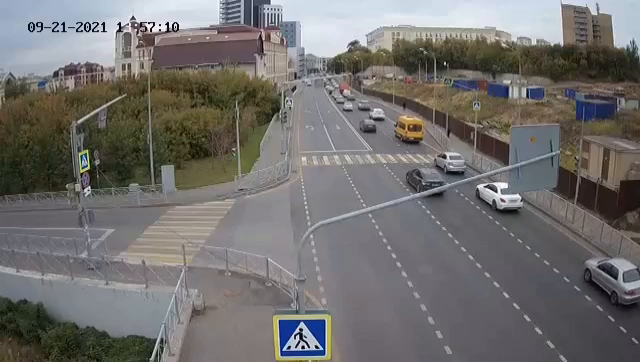
#> input picture frame 6 of example_3_1.mp4, 640 x 362 px
$ python main.py
#> lines starting #> are read from the running program, lines starting #| are printed output that depends on the picture; after the words box and inside, x2 and y2 are one past the last pixel; in counts of white or black regions, pixels touching at a corner belong together
#> further down, last_image is the input picture: shape (362, 640, 3); mean B, G, R 110.1, 111.5, 113.5
#> (reads dump.json from the repository)
### detectors/default.py
"""
 Дефолтный детектор контуров машин, основан на методах цифровой обработки изображений
"""
import cv2
import numpy as np


def default_detector(input, per_frame_function, frame_detection_interval=1):
#> called with frame_detection_interval = 2
    success, last_image = input.read()
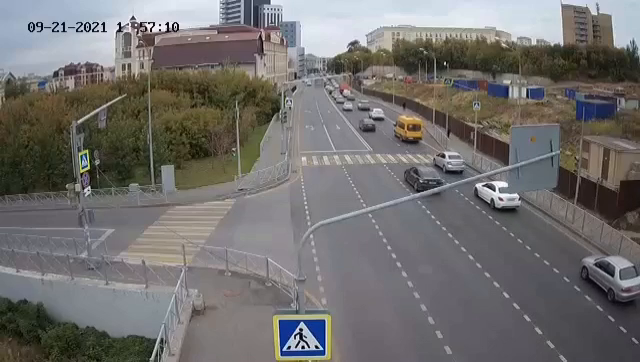
#> input picture frame 7 of example_3_1.mp4, 640 x 362 px
#> last_image is the input picture: shape (362, 640, 3); mean B, G, R 110.1, 111.5, 113.5
    success, current_image = input.read()
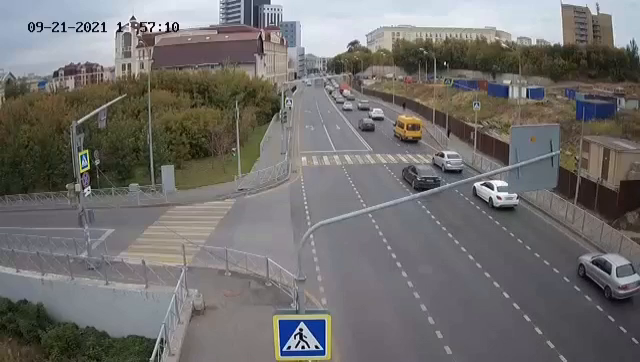
#> input picture frame 8 of example_3_1.mp4, 640 x 362 px
#> current_image is the input picture: shape (362, 640, 3); mean B, G, R 110, 111.4, 113.4
    frame_num = 0
    while success:
        if frame_num % frame_detection_interval != 0:
            # per_frame_function(frame_num, [], current_image)
            continue

        # Переводим изображения в полутоновые
        grayA = cv2.cvtColor(last_image, cv2.COLOR_BGR2GRAY)
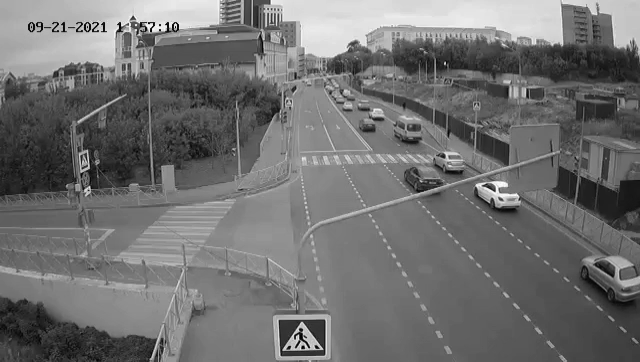
#> grayA: shape (362, 640); min 0, max 255, mean 112
        grayB = cv2.cvtColor(current_image, cv2.COLOR_BGR2GRAY)

        # находим разницу соседних фреймов - это и будет показатель движущихся обеъктов
        diff_image = cv2.absdiff(grayB, grayA)
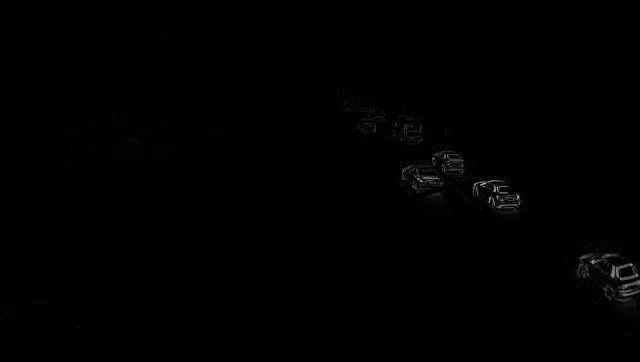
#> diff_image: shape (362, 640); min 0, max 215, mean 0.9

        # обрабатываем разницу пороговой обработкой
        ret, thresh = cv2.threshold(diff_image, 30, 255, cv2.THRESH_BINARY)
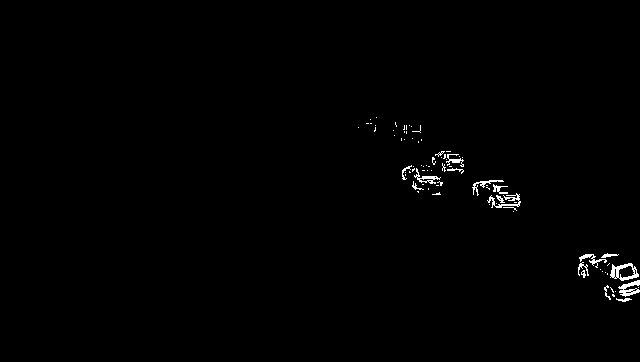
#> thresh: shape (362, 640); 0.72% white in thin lines or dots, all inside (x1, y1, x2, y2) = (358, 117, 640, 302)

        # применяем дилатацию, эрозию
        kernel = np.ones((3, 3), np.uint8)
        dilated = cv2.dilate(thresh, kernel, iterations=2)
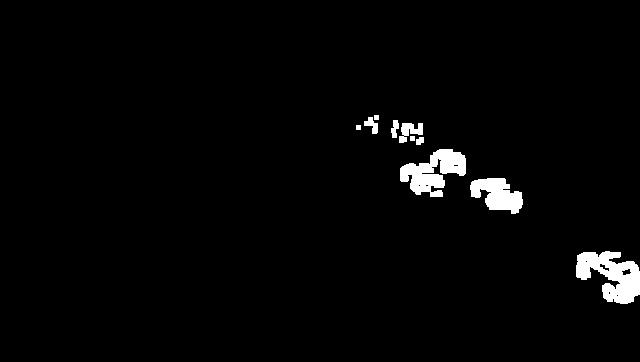
#> dilated: shape (362, 640); 2.4% white; 10 white regions, largest, box (x1, y1, x2, y2) and area: (576, 251, 640, 304) 2014, (400, 149, 466, 197) 1724, (470, 178, 523, 214) 1194
        dilated = cv2.erode(dilated, kernel, iterations=1)
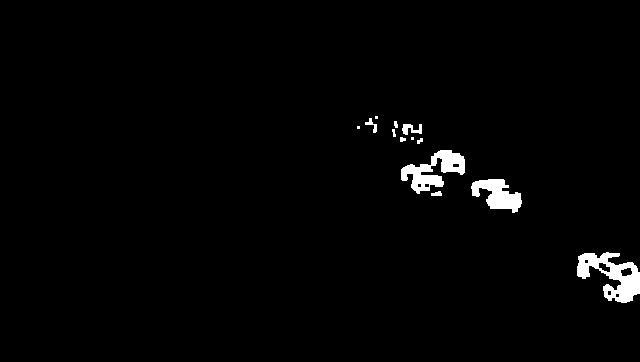
#> dilated: shape (362, 640); 1.8% white; 13 white regions (3 under 20 px)

        # находим контуры
        contours, hierarchy = cv2.findContours(dilated.copy(), cv2.RETR_EXTERNAL, cv2.CHAIN_APPROX_NONE)
#> contours = 13 contours, 7 with area under 20; largest, box (x1, y1, x2, y2) and area: (577, 252, 640, 303) 1604, (401, 150, 465, 194) 1172, (471, 179, 522, 213) 878, (402, 124, 422, 135) 94, (365, 118, 377, 133) 43, (431, 191, 442, 196) 28

        rects = [cv2.boundingRect(c) for c in contours]
#> rects = [(577, 252, 63, 51), (431, 191, 11, 5), (471, 179, 51, 34), (401, 150, 64, 44), (417, 138, 6, 6), (411, 137, 3, 3), (400, 137, 6, 5), (392, 129, 4, 8), (357, 126, 3, 3), (402, 124, 20, 11), (394, 121, 4, 7), (365, 118, 12, 15), (375, 116, 3, 3)]

        per_frame_function(frame_num, rects, current_image)

        last_image = current_image
        success, current_image = input.read()

### car.py
import itertools
from typing import List

import cv2
import numpy as np

INPUT_TAG = 'input'
OUTPUT_TAG = 'output'

GREEN = (0, 255, 0)
BLUE = (255, 0, 0)
RED = (0, 0, 255)


class Car:
    # [20 lines left out: functions __init__, add_rect, _calc_center, not called in this run]

    def get_distance(self, x, y):
        return abs(self.center[0] - x), abs(self.center[1] - y)

    def get_distance_value(self, x, y):
        x, y = self.get_distance(x, y)
        return x + y

    # [5 lines left out: function draw, not called in this run]


class Area:
    def __init__(self, points, num, tag='input'):
        self.points = np.array(points, np.int32)
        self.num = num
        self.tag = tag
        # [4 lines of commented-out code are left out]
        self.counter = 0

    # [11 lines left out: functions calc_frame, draw, not called in this run]


class CarsController:
    def __init__(self, inputs, outputs, cross_area, treashold=50, frames_stay=5, frames_to_forget=15, min_size=40, max_size=200):
        self.frame = 1
        self.cars: List[Car] = []
        self.inputs = [Area(input_, num, tag=INPUT_TAG) for num, input_ in enumerate(inputs)]
        self.outputs = [Area(output_, num, tag=OUTPUT_TAG) for num, output_ in enumerate(outputs)]
        self.cross_area = cross_area
        self.distance_treshold = treashold
        self.frames_stay = frames_stay
        self.frames_to_forget = frames_to_forget
        self.min_size = min_size
        self.max_size = max_size

    # [4 lines left out: function get_last_frame_cars, not called in this run]

    def add_contours(self, contours):
        for c in contours:
            self.add_contour(c)
        self.increment_frame()
        for input_ in self.inputs:
            input_.calc_frame(self.get_last_frame_cars(INPUT_TAG))
        for output_ in self.outputs:
            output_.calc_frame(self.get_last_frame_cars(OUTPUT_TAG))

    # [34 lines left out: functions add_rects, add_rect, not called in this run]

    def add_contour(self, contour):
        rect = cv2.boundingRect(contour)
        self.add_rect(rect)

    def increment_frame(self):
        self.frame += 1

    # [37 lines left out: functions draw, str_results, not called in this run]

### main.py
import json

import cv2
import numpy as np

from car import CarsController
from collector import PolygonCollector


# Создаем объекты чтения готово видео и записи нового видео
from detectors.default import default_detector

vidcap = cv2. VideoCapture('example_3_1.mp4')
frame_width = int(vidcap.get(3))
frame_height = int(vidcap.get(4))
out = cv2.VideoWriter('output.avi', cv2.VideoWriter_fourcc('M', 'J', 'P', 'G'), 10, (frame_width, frame_height))

# Читаем первый кадр
success, last_image = vidcap.read()
import matplotlib.pyplot as plt

plt.imshow(last_image)
plt.show()


# Использовать сохраненный дамп размеченных зон
use_dump = True
if not use_dump:
    # Просим разметить на первом кадре области
    inputs = PolygonCollector().collect(last_image, title='Разметьте области възда на перекресток (Закончив закройте окно)')
    outputs = PolygonCollector().collect(last_image, title='Разметьте области выъзда с перекрестка (Закончив закройте окно)')
    cross = PolygonCollector().collect(last_image, title='Разметьте перекресток', max_count=1)
    with open('dump.json', 'w') as f:
        f.write(json.dumps({'data': [inputs, outputs, cross]}))
else:
    with open('dump.json', 'r') as f:
        inputs, outputs, cross = json.loads(f.read())['data']


# Создаем объект-контроллер перекрестка
cars_controller = CarsController(
    inputs, outputs, cross,
    treashold=50,  # максимальное расстояние между центрами контуров одной на соседних кадрах
    frames_stay=2,  # кол-во фреймов без обнаружение машины, которое продолжать рисовать её контур в последнем месте
    frames_to_forget=15,  # кол-во фреймов без обнаружение машины,
    # чтобы перестать пытаться связывать машину с контурами со следующих кадров
    min_size=100,  # минимальный размер контура
    max_size=200   # максимальный размер конутра
)

frame_interval = 2


def process_default(frame_number, contours, returned_frame):
#> called with frame_number = 0
    for _ in range(frame_interval-1):
        cars_controller.increment_frame()
    cars_controller.add_contours(contours)
#> the loop in add_contours, `for c in contours:` made 1 pass
    copy = returned_frame.copy()
    cars_controller.draw(copy)
    out.write(copy)


#> (the run stopped early here; a loop or call above may not have finished)
